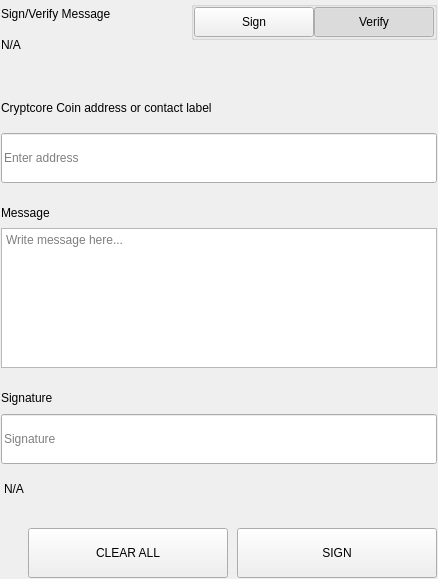
<?xml version="1.0" encoding="UTF-8"?>
<ui version="4.0">
 <class>SettingsSignMessageWidgets</class>
 <widget class="QWidget" name="SettingsSignMessageWidgets">
  <property name="geometry">
   <rect>
    <x>0</x>
    <y>0</y>
    <width>438</width>
    <height>579</height>
   </rect>
  </property>
  <property name="windowTitle">
   <string>Form</string>
  </property>
  <layout class="QVBoxLayout" name="verticalLayout">
   <property name="spacing">
    <number>0</number>
   </property>
   <property name="leftMargin">
    <number>0</number>
   </property>
   <property name="topMargin">
    <number>0</number>
   </property>
   <property name="rightMargin">
    <number>0</number>
   </property>
   <property name="bottomMargin">
    <number>0</number>
   </property>
   <item>
    <widget class="QWidget" name="left" native="true">
     <layout class="QVBoxLayout" name="verticalLayout_3">
      <property name="leftMargin">
       <number>0</number>
      </property>
      <property name="topMargin">
       <number>0</number>
      </property>
      <property name="rightMargin">
       <number>0</number>
      </property>
      <property name="bottomMargin">
       <number>0</number>
      </property>
      <item>
       <widget class="QWidget" name="container_sign" native="true">
        <layout class="QVBoxLayout" name="verticalLayout_2">
         <property name="spacing">
          <number>0</number>
         </property>
         <property name="leftMargin">
          <number>1</number>
         </property>
         <property name="topMargin">
          <number>1</number>
         </property>
         <property name="rightMargin">
          <number>1</number>
         </property>
         <property name="bottomMargin">
          <number>1</number>
         </property>
         <item>
          <layout class="QHBoxLayout" name="horizontalLayout_3" stretch="3,1">
           <property name="spacing">
            <number>40</number>
           </property>
           <item>
            <layout class="QVBoxLayout" name="verticalLayoutTitle">
             <property name="spacing">
              <number>5</number>
             </property>
             <item>
              <widget class="QLabel" name="labelTitle">
               <property name="text">
                <string>Sign/Verify Message</string>
               </property>
              </widget>
             </item>
             <item>
              <widget class="QLabel" name="labelSubtitle1">
               <property name="text">
                <string notr="true">N/A</string>
               </property>
               <property name="wordWrap">
                <bool>true</bool>
               </property>
              </widget>
             </item>
            </layout>
           </item>
           <item alignment="Qt::AlignRight|Qt::AlignTop">
            <widget class="QWidget" name="containerSwitch" native="true">
             <property name="styleSheet">
              <string notr="true">#containerSwitch{
	padding-top:9px;
}</string>
             </property>
             <layout class="QVBoxLayout" name="verticalLayout_6">
              <property name="spacing">
               <number>4</number>
              </property>
              <property name="leftMargin">
               <number>0</number>
              </property>
              <property name="topMargin">
               <number>0</number>
              </property>
              <property name="rightMargin">
               <number>0</number>
              </property>
              <property name="bottomMargin">
               <number>0</number>
              </property>
              <item alignment="Qt::AlignRight">
               <widget class="QGroupBox" name="groupBox">
                <property name="sizePolicy">
                 <sizepolicy hsizetype="Fixed" vsizetype="Preferred">
                  <horstretch>0</horstretch>
                  <verstretch>0</verstretch>
                 </sizepolicy>
                </property>
                <property name="title">
                 <string/>
                </property>
                <property name="alignment">
                 <set>Qt::AlignRight|Qt::AlignTop|Qt::AlignTrailing</set>
                </property>
                <layout class="QHBoxLayout" name="horizontalLayout_4">
                 <property name="spacing">
                  <number>0</number>
                 </property>
                 <property name="leftMargin">
                  <number>0</number>
                 </property>
                 <property name="topMargin">
                  <number>0</number>
                 </property>
                 <property name="rightMargin">
                  <number>0</number>
                 </property>
                 <property name="bottomMargin">
                  <number>0</number>
                 </property>
                 <item>
                  <widget class="QPushButton" name="pushSign">
                   <property name="minimumSize">
                    <size>
                     <width>120</width>
                     <height>30</height>
                    </size>
                   </property>
                   <property name="maximumSize">
                    <size>
                     <width>120</width>
                     <height>30</height>
                    </size>
                   </property>
                   <property name="focusPolicy">
                    <enum>Qt::NoFocus</enum>
                   </property>
                   <property name="text">
                    <string>Sign</string>
                   </property>
                   <property name="checkable">
                    <bool>true</bool>
                   </property>
                   <property name="autoExclusive">
                    <bool>true</bool>
                   </property>
                  </widget>
                 </item>
                 <item>
                  <widget class="QPushButton" name="pushVerify">
                   <property name="minimumSize">
                    <size>
                     <width>120</width>
                     <height>30</height>
                    </size>
                   </property>
                   <property name="maximumSize">
                    <size>
                     <width>120</width>
                     <height>30</height>
                    </size>
                   </property>
                   <property name="focusPolicy">
                    <enum>Qt::NoFocus</enum>
                   </property>
                   <property name="text">
                    <string>Verify</string>
                   </property>
                   <property name="checkable">
                    <bool>true</bool>
                   </property>
                   <property name="checked">
                    <bool>true</bool>
                   </property>
                   <property name="autoExclusive">
                    <bool>true</bool>
                   </property>
                  </widget>
                 </item>
                </layout>
               </widget>
              </item>
              <item alignment="Qt::AlignHCenter|Qt::AlignTop">
               <widget class="QLabel" name="labelSubtitleSwitch">
                <property name="text">
                 <string/>
                </property>
                <property name="alignment">
                 <set>Qt::AlignRight|Qt::AlignTrailing|Qt::AlignVCenter</set>
                </property>
               </widget>
              </item>
             </layout>
            </widget>
           </item>
          </layout>
         </item>
         <item>
          <spacer name="verticalSpacer_2">
           <property name="orientation">
            <enum>Qt::Vertical</enum>
           </property>
           <property name="sizeType">
            <enum>QSizePolicy::Fixed</enum>
           </property>
           <property name="sizeHint" stdset="0">
            <size>
             <width>20</width>
             <height>40</height>
            </size>
           </property>
          </spacer>
         </item>
         <item>
          <widget class="QWidget" name="containerAddress" native="true">
           <property name="sizePolicy">
            <sizepolicy hsizetype="Preferred" vsizetype="Fixed">
             <horstretch>0</horstretch>
             <verstretch>0</verstretch>
            </sizepolicy>
           </property>
           <layout class="QVBoxLayout" name="verticalLayout_5" stretch="0,0">
            <property name="spacing">
             <number>15</number>
            </property>
            <property name="leftMargin">
             <number>0</number>
            </property>
            <property name="topMargin">
             <number>0</number>
            </property>
            <property name="rightMargin">
             <number>0</number>
            </property>
            <property name="bottomMargin">
             <number>0</number>
            </property>
            <item>
             <widget class="QLabel" name="labelSubtitleAddress">
              <property name="minimumSize">
               <size>
                <width>0</width>
                <height>20</height>
               </size>
              </property>
              <property name="maximumSize">
               <size>
                <width>16777215</width>
                <height>20</height>
               </size>
              </property>
              <property name="text">
               <string>Cryptcore Coin address or contact label</string>
              </property>
             </widget>
            </item>
            <item>
             <widget class="QLineEdit" name="addressIn_SM">
              <property name="minimumSize">
               <size>
                <width>0</width>
                <height>50</height>
               </size>
              </property>
              <property name="maximumSize">
               <size>
                <width>16777215</width>
                <height>50</height>
               </size>
              </property>
              <property name="placeholderText">
               <string>Enter address</string>
              </property>
             </widget>
            </item>
           </layout>
          </widget>
         </item>
         <item>
          <spacer name="verticalSpacer_3">
           <property name="orientation">
            <enum>Qt::Vertical</enum>
           </property>
           <property name="sizeType">
            <enum>QSizePolicy::Fixed</enum>
           </property>
           <property name="sizeHint" stdset="0">
            <size>
             <width>20</width>
             <height>20</height>
            </size>
           </property>
          </spacer>
         </item>
         <item>
          <layout class="QVBoxLayout" name="verticalLayout_9">
           <property name="spacing">
            <number>5</number>
           </property>
           <item>
            <widget class="QLabel" name="labelSubtitleMessage">
             <property name="minimumSize">
              <size>
               <width>0</width>
               <height>20</height>
              </size>
             </property>
             <property name="maximumSize">
              <size>
               <width>16777215</width>
               <height>20</height>
              </size>
             </property>
             <property name="text">
              <string>Message</string>
             </property>
            </widget>
           </item>
           <item>
            <widget class="QPlainTextEdit" name="messageIn_SM">
             <property name="minimumSize">
              <size>
               <width>0</width>
               <height>140</height>
              </size>
             </property>
             <property name="maximumSize">
              <size>
               <width>16777215</width>
               <height>140</height>
              </size>
             </property>
             <property name="placeholderText">
              <string>Write message here...</string>
             </property>
            </widget>
           </item>
          </layout>
         </item>
         <item>
          <spacer name="verticalSpacer_4">
           <property name="orientation">
            <enum>Qt::Vertical</enum>
           </property>
           <property name="sizeType">
            <enum>QSizePolicy::Fixed</enum>
           </property>
           <property name="sizeHint" stdset="0">
            <size>
             <width>20</width>
             <height>20</height>
            </size>
           </property>
          </spacer>
         </item>
         <item>
          <widget class="QWidget" name="widget" native="true">
           <property name="minimumSize">
            <size>
             <width>0</width>
             <height>75</height>
            </size>
           </property>
           <property name="maximumSize">
            <size>
             <width>16777215</width>
             <height>16777215</height>
            </size>
           </property>
           <layout class="QVBoxLayout" name="verticalLayout_4">
            <property name="leftMargin">
             <number>0</number>
            </property>
            <property name="topMargin">
             <number>0</number>
            </property>
            <property name="rightMargin">
             <number>0</number>
            </property>
            <property name="bottomMargin">
             <number>0</number>
            </property>
            <item>
             <widget class="QLabel" name="labelSubtitleSignature">
              <property name="minimumSize">
               <size>
                <width>0</width>
                <height>20</height>
               </size>
              </property>
              <property name="maximumSize">
               <size>
                <width>16777215</width>
                <height>20</height>
               </size>
              </property>
              <property name="text">
               <string>Signature</string>
              </property>
             </widget>
            </item>
            <item>
             <widget class="QLineEdit" name="signatureOut_SM">
              <property name="minimumSize">
               <size>
                <width>0</width>
                <height>50</height>
               </size>
              </property>
              <property name="placeholderText">
               <string>Signature</string>
              </property>
             </widget>
            </item>
           </layout>
          </widget>
         </item>
         <item>
          <widget class="QLabel" name="statusLabel_SM">
           <property name="styleSheet">
            <string notr="true">padding-top:5px;</string>
           </property>
           <property name="text">
            <string notr="true">N/A</string>
           </property>
          </widget>
         </item>
         <item>
          <spacer name="verticalSpacer">
           <property name="orientation">
            <enum>Qt::Vertical</enum>
           </property>
           <property name="sizeType">
            <enum>QSizePolicy::Fixed</enum>
           </property>
           <property name="sizeHint" stdset="0">
            <size>
             <width>20</width>
             <height>20</height>
            </size>
           </property>
          </spacer>
         </item>
         <item>
          <layout class="QHBoxLayout" name="horizontalLayout_7">
           <property name="spacing">
            <number>9</number>
           </property>
           <item>
            <spacer name="horizontalSpacer_5">
             <property name="orientation">
              <enum>Qt::Horizontal</enum>
             </property>
             <property name="sizeType">
              <enum>QSizePolicy::Expanding</enum>
             </property>
             <property name="sizeHint" stdset="0">
              <size>
               <width>40</width>
               <height>20</height>
              </size>
             </property>
            </spacer>
           </item>
           <item>
            <widget class="QPushButton" name="pushButtonClear">
             <property name="minimumSize">
              <size>
               <width>200</width>
               <height>50</height>
              </size>
             </property>
             <property name="focusPolicy">
              <enum>Qt::NoFocus</enum>
             </property>
             <property name="text">
              <string>CLEAR ALL</string>
             </property>
            </widget>
           </item>
           <item>
            <widget class="QPushButton" name="pushButtonSave">
             <property name="minimumSize">
              <size>
               <width>200</width>
               <height>50</height>
              </size>
             </property>
             <property name="maximumSize">
              <size>
               <width>200</width>
               <height>50</height>
              </size>
             </property>
             <property name="focusPolicy">
              <enum>Qt::NoFocus</enum>
             </property>
             <property name="text">
              <string>SIGN</string>
             </property>
            </widget>
           </item>
          </layout>
         </item>
        </layout>
       </widget>
      </item>
     </layout>
    </widget>
   </item>
  </layout>
 </widget>
 <resources/>
 <connections/>
</ui>
